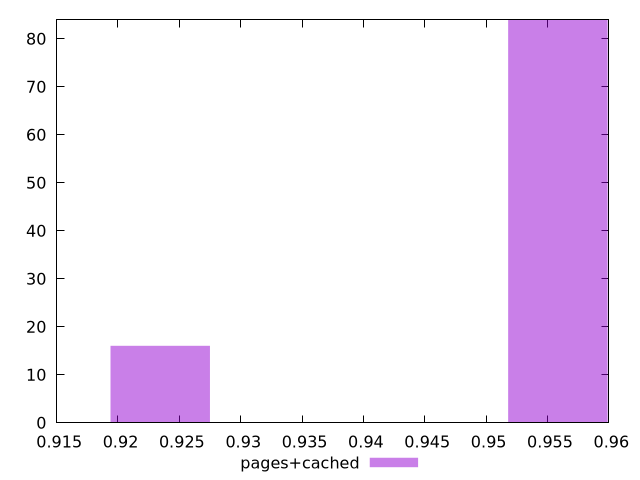

The script that saved this image:
$_pagesCached <<EOF
0.9558428458407013 84
0.9234413934393215 16
EOF
set key outside below
set terminal pngcairo
set output "report_00005_2020-11-02T22-26-11.212Z/first-contentful-paint/pages+cached//hist.png"
set yrange [0:84]
set boxwidth 0.008100363100344926
set style fill transparent solid 0.5 noborder
plot $_pagesCached title "pages+cached" with boxes ,
